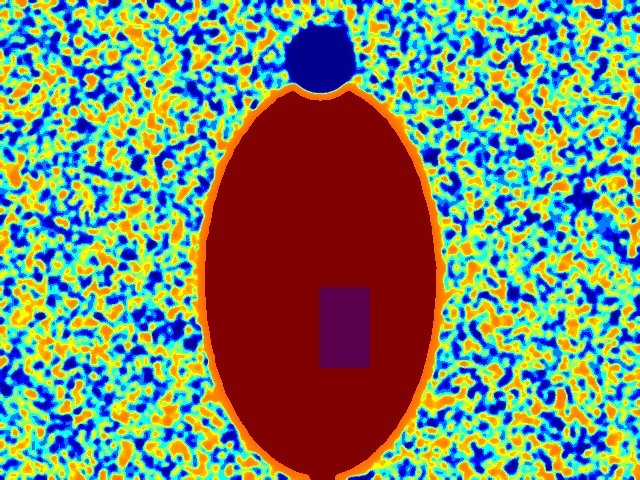
#> input picture thermal_weapon_detection/dataset/images/train/thermal_0000.jpg, 640 x 480 px, given in place of the camera
$ python precise_cold_spot_detector.py
#> lines starting #> are read from the running program, lines starting #| are printed output that depends on the picture; after the words box and inside, x2 and y2 are one past the last pixel; in counts of white or black regions, pixels touching at a corner belong together
"""
Precise Cold Spot Detector
Sharp, accurate detection with minimal spread around objects
Focus: Tight boundaries around actual metal objects blocking heat
"""

import cv2
import numpy as np

class PreciseColdSpotDetector:
    def __init__(self):
        # Stricter parameters for precise detection
        self.min_cold_area = 600          # Even larger minimum
        self.max_cold_area = 5000         # Smaller maximum
        self.edge_detection_threshold = 100  # For sharp boundaries

    def create_sharp_thermal(self, frame):
        """
        Creates thermal image with sharp edges and minimal blur
        """
        # Convert to grayscale
        gray = cv2.cvtColor(frame, cv2.COLOR_BGR2GRAY)

        # Apply bilateral filter (preserves edges while smoothing)
        bilateral = cv2.bilateralFilter(gray, 9, 75, 75)

        # Invert for heat map
        heat_map = cv2.bitwise_not(bilateral)

        # Apply CLAHE for better contrast
        clahe = cv2.createCLAHE(clipLimit=4.0, tileGridSize=(8, 8))
        heat_map = clahe.apply(heat_map)

        # Minimal blur (less spread)
        heat_map = cv2.GaussianBlur(heat_map, (7, 7), 0)  # Much smaller kernel

        # Apply thermal colormap
        thermal = cv2.applyColorMap(heat_map, cv2.COLORMAP_JET)

        return thermal, heat_map

    def detect_precise_cold_spots(self, thermal, heat_map, original):
        """
        Detects cold spots with tight, precise boundaries
        """
        # Step 1: Edge detection on original image for object boundaries
        gray = cv2.cvtColor(original, cv2.COLOR_BGR2GRAY)
        edges = cv2.Canny(gray, 50, 150)

        # Step 2: Very strict HSV-based cold detection
        hsv = cv2.cvtColor(thermal, cv2.COLOR_BGR2HSV)

        # Extremely narrow blue range (only very cold regions)
        lower_cold = np.array([110, 150, 100])  # Very strict
        upper_cold = np.array([130, 255, 255])

        cold_mask_hsv = cv2.inRange(hsv, lower_cold, upper_cold)

        # Step 3: Direct temperature threshold (sharp cutoff)
        _, cold_mask_temp = cv2.threshold(heat_map, 70, 255, cv2.THRESH_BINARY_INV)

        # Step 4: Combine both (intersection = very strict)
        cold_mask = cv2.bitwise_and(cold_mask_hsv, cold_mask_temp)

        # Step 5: Use edges to refine boundaries
        # Dilate edges slightly
        kernel_edge = cv2.getStructuringElement(cv2.MORPH_RECT, (3, 3))
        edges_dilated = cv2.dilate(edges, kernel_edge, iterations=1)

        # Use edges to constrain cold spots
        cold_mask = cv2.bitwise_and(cold_mask, cv2.bitwise_not(edges_dilated))

        # Step 6: Minimal morphology (preserve sharp edges)
        kernel_small = cv2.getStructuringElement(cv2.MORPH_ELLIPSE, (5, 5))
        cold_mask = cv2.morphologyEx(cold_mask, cv2.MORPH_OPEN, kernel_small, iterations=1)

        # Step 7: Remove very small noise
        kernel_tiny = cv2.getStructuringElement(cv2.MORPH_ELLIPSE, (3, 3))
        cold_mask = cv2.morphologyEx(cold_mask, cv2.MORPH_CLOSE, kernel_tiny, iterations=1)

        # Step 8: Erode to tighten boundaries
        kernel_erode = cv2.getStructuringElement(cv2.MORPH_ELLIPSE, (3, 3))
        cold_mask = cv2.erode(cold_mask, kernel_erode, iterations=2)

        return cold_mask, edges

    def filter_valid_obstructions(self, cold_mask, frame_shape):
        """
        Filters to keep only body-region obstructions with tight boundaries
        """
        h, w = frame_shape[:2]

        # Body region mask (tighter)
        body_mask = np.zeros((h, w), dtype=np.uint8)
        x_start = int(w * 0.25)
        x_end = int(w * 0.75)
        y_start = int(h * 0.20)
        y_end = int(h * 0.80)

        cv2.rectangle(body_mask, (x_start, y_start), (x_end, y_end), 255, -1)

        # Apply body filter
        cold_mask = cv2.bitwise_and(cold_mask, body_mask)

        return cold_mask

    def analyze_tight_spots(self, cold_mask, frame_shape):
        """
        Analyzes cold spots with strict validation
        """
        contours, _ = cv2.findContours(
            cold_mask,
            cv2.RETR_EXTERNAL,
            cv2.CHAIN_APPROX_SIMPLE
        )

        valid_spots = []
        h, w = frame_shape[:2]

        for contour in contours:
            area = cv2.contourArea(contour)

            # Strict size filter
            if not (self.min_cold_area < area < self.max_cold_area):
                continue

            # Bounding box
            x, y, width, height = cv2.boundingRect(contour)

            # Aspect ratio check
            aspect_ratio = float(width) / height if height > 0 else 0

            # Reject extreme shapes
            if aspect_ratio > 4.0 or aspect_ratio < 0.2:
                continue

            # Calculate solidity (how filled the contour is)
            hull = cv2.convexHull(contour)
            hull_area = cv2.contourArea(hull)
            solidity = area / hull_area if hull_area > 0 else 0

            # Objects should be relatively solid (not scattered pixels)
            if solidity < 0.6:  # Too scattered
                continue

            # Calculate perimeter-to-area ratio (compactness)
            perimeter = cv2.arcLength(contour, True)
            if perimeter == 0:
                continue

            compactness = (perimeter * perimeter) / (4 * np.pi * area)

            # Should not be too irregular
            if compactness > 3.0:  # Too irregular
                continue

            # Circularity check (avoid circles)
            circularity = 4 * np.pi * area / (perimeter * perimeter)
            if circularity > 0.80:  # Too circular
                continue

            # Calculate tightness score (how well-defined the boundary is)
            rect_area = width * height
            fill_ratio = area / rect_area if rect_area > 0 else 0

            # Calculate confidence
            size_score = min(area / 2500, 1.0)
            solidity_score = solidity
            shape_score = 1.0 - abs(circularity - 0.5)  # Prefer medium circularity
            tightness_score = fill_ratio

            confidence = (
                size_score * 0.25 +
                solidity_score * 0.25 +
                shape_score * 0.25 +
                tightness_score * 0.25
            )

            # Very strict confidence threshold
            if confidence < 0.70:  # Higher threshold
                continue

            # Determine location
            relative_y = (y + height/2) / h
            if relative_y < 0.35:
                location = "CHEST"
            elif relative_y < 0.55:
                location = "WAIST"
            elif relative_y < 0.75:
                location = "HIP"
            else:
                location = "THIGH"

            # Use actual contour for tighter fitting polygon
            epsilon = 0.02 * perimeter
            approx_contour = cv2.approxPolyDP(contour, epsilon, True)

            valid_spots.append({
                'bbox': (x, y, width, height),
                'contour': approx_contour,
                'confidence': confidence,
                'location': location,
                'area': area,
                'solidity': solidity
            })

        # Sort by confidence
        valid_spots.sort(key=lambda x: x['confidence'], reverse=True)

        return valid_spots

    def visualize_precise(self, original, thermal, cold_mask, spots, edges):
        """
        Clean visualization with tight boundaries
        """
        h, w = original.shape[:2]

        # Create display
        display = np.zeros((h, w*3, 3), dtype=np.uint8)

        # Panel 1: Original with tight contours
        original_annotated = original.copy()

        for spot in spots:
            contour = spot['contour']
            conf = spot['confidence']
            loc = spot['location']

            # Color based on confidence
            if conf > 0.85:
                color = (0, 0, 255)      # Red
                thickness = 3
            elif conf > 0.75:
                color = (0, 140, 255)    # Orange
                thickness = 2
            else:
                color = (0, 255, 255)    # Yellow
                thickness = 2

            # Draw tight contour (not bounding box)
            cv2.drawContours(original_annotated, [contour], -1, color, thickness)

            # Get bounding box just for label placement
            x, y, width, height = spot['bbox']

            # Label
            label = f"{conf:.0%}"
            cv2.putText(original_annotated, label, (x, y-10),
                       cv2.FONT_HERSHEY_SIMPLEX, 0.6, color, 2)

            # Location
            cv2.putText(original_annotated, loc, (x, y+height+20),
                       cv2.FONT_HERSHEY_SIMPLEX, 0.5, color, 1)

        display[:, 0:w] = original_annotated
        cv2.putText(display, "Original (Tight Detection)", (10, 30),
                   cv2.FONT_HERSHEY_SIMPLEX, 0.7, (255, 255, 255), 2)

        # Panel 2: Thermal with tight boundaries
        thermal_annotated = thermal.copy()

        for spot in spots:
            # Draw filled contour with transparency
            overlay = thermal_annotated.copy()
            cv2.drawContours(overlay, [spot['contour']], -1, (0, 0, 255), -1)
            thermal_annotated = cv2.addWeighted(thermal_annotated, 0.7, overlay, 0.3, 0)

            # Draw outline
            cv2.drawContours(thermal_annotated, [spot['contour']], -1, (255, 255, 255), 2)

        display[:, w:w*2] = thermal_annotated

        status_color = (0, 0, 255) if len(spots) > 0 else (0, 255, 0)
        cv2.putText(display, f"Thermal: {len(spots)} Obstruction(s)", (w+10, 30),
                   cv2.FONT_HERSHEY_SIMPLEX, 0.7, status_color, 2)

        # Panel 3: Precise cold mask
        cold_colored = cv2.cvtColor(cold_mask, cv2.COLOR_GRAY2BGR)
        cold_colored[cold_mask > 0] = [255, 0, 0]  # Pure blue for cold spots

        display[:, w*2:w*3] = cold_colored
        cv2.putText(display, "Precise Cold Spots", (w*2+10, 30),
                   cv2.FONT_HERSHEY_SIMPLEX, 0.7, (255, 255, 255), 2)

        return display

def main():
    """
    Main demo with precise cold spot detection
    """
    print("="*70)
    print("PRECISE COLD SPOT DETECTOR")
    print("Tight, accurate boundaries around metal objects")
    print("="*70)
    print("\n📍 Key Features:")
    print("   • Sharp edges (minimal blur)")
    print("   • Tight contours (no spread)")
    print("   • High confidence only (70%+)")
    print("   • Body region focus\n")
    print("🧪 Test Instructions:")
    print("   1. Hold metal bottle/phone FIRMLY against body")
    print("   2. Keep it pressed for 2-3 seconds")
    print("   3. Object should appear as TIGHT blue spot")
    print("   4. Move object around chest/waist area\n")
    print("⚙️  Detection Settings:")
    print("   • Min size: 600 pixels (medium objects)")
    print("   • Max size: 5000 pixels (large objects)")
    print("   • Confidence: 70%+ threshold\n")
    print("🎥 Starting webcam...")
    print("   Press 'q' to quit")
    print("   Press 's' to save screenshot\n")

    detector = PreciseColdSpotDetector()
    cap = cv2.VideoCapture(0)

    if not cap.isOpened():
        print("❌ Webcam not available")
        return

    print("✓ Detection active - Hold object against body\n")

    frame_count = 0
    detection_count = 0

    while True:
        ret, frame = cap.read()
#> frame is the input picture: shape (480, 640, 3); mean B, G, R 107.8, 133.7, 116.6
        if not ret:
            break

        frame_count += 1

        # Resize to standard size
        frame = cv2.resize(frame, (640, 480))

        # Process with precise detection
        thermal, heat_map = detector.create_sharp_thermal(frame)
#> in create_sharp_thermal, `heat_map = cv2.GaussianBlur(heat_map, (7, 7), 0)`:
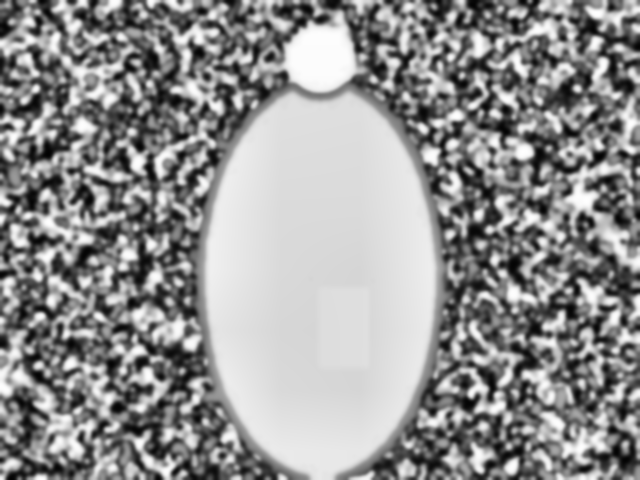
#> heat_map: shape (480, 640); min 1, max 255, mean 146.3
#> in create_sharp_thermal, `thermal = cv2.applyColorMap(heat_map, cv2.COLORMAP_JET)`:
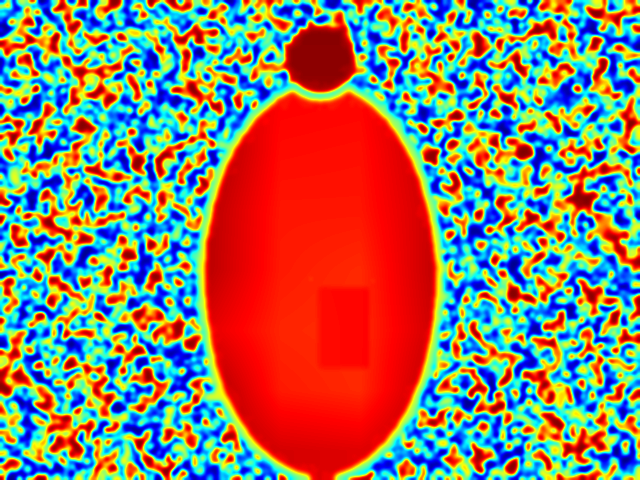
#> thermal: shape (480, 640, 3); mean B, G, R 104.5, 124.3, 143
        cold_mask, edges = detector.detect_precise_cold_spots(thermal, heat_map, frame)
#> in detect_precise_cold_spots, `edges = cv2.Canny(gray, 50, 150)`:
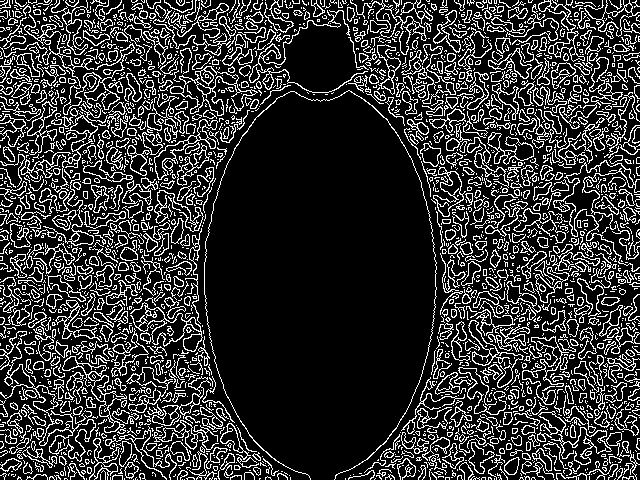
#> edges: shape (480, 640); 19.8% white in thin lines or dots
#> in detect_precise_cold_spots, `edges_dilated = cv2.dilate(edges, kernel_edge, iterations=1)`:
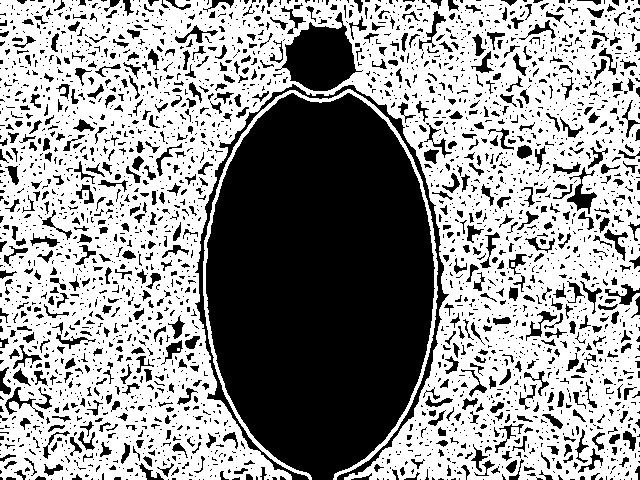
#> edges_dilated: shape (480, 640); 59.8% white; 2936 black regions (2239 under 20 px), largest, box (x1, y1, x2, y2) and area: (206, 93, 435, 480) 68518, (195, 84, 449, 480) 4277, (275, 12, 363, 91) 3658
        cold_mask = detector.filter_valid_obstructions(cold_mask, frame.shape)
#> in filter_valid_obstructions, `cold_mask = cv2.bitwise_and(cold_mask, body_mask)`:
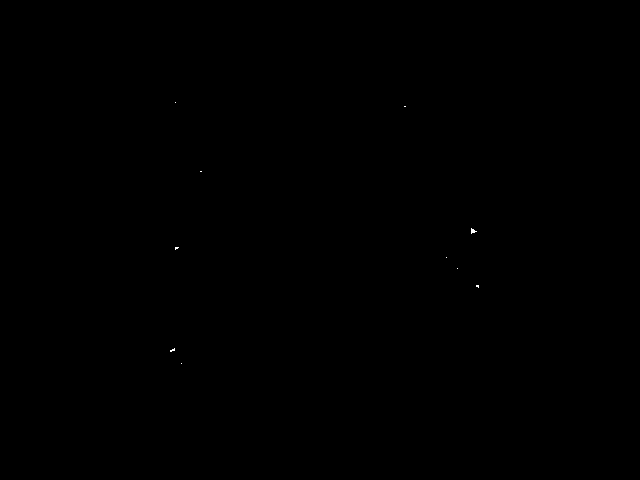
#> cold_mask: shape (480, 640); 0.02% white in thin lines or dots, all inside (x1, y1, x2, y2) = (170, 102, 479, 364)
        spots = detector.analyze_tight_spots(cold_mask, frame.shape)
#> in analyze_tight_spots, `contours, _ = cv2.findContours( cold_mask, cv2.RETR_EXTERNAL, cv2.CHAI..`: contours = 10 contours, all with area under 20
#> the loop in analyze_tight_spots, `for contour in contours:` made 10 passes
#> (contour, area) on passes 1, 4, 5, 8, 9, 10: ([[181, 363]], 0), ([[457, 268]], 0), ([[446, 257]], 0), ([[200, 171], [201, 171]], 0), ([[404, 106], [405, 106]], 0), ([[175, 102]], 0)
#> after the loop in analyze_tight_spots, `for contour in contours:`: valid_spots = []
#> spots = []

        # Visualize
        display = detector.visualize_precise(frame, thermal, cold_mask, spots, edges)
#> in visualize_precise, `cv2.putText(display, "Original (Tight Detection)", (10, 30), cv2.FONT_..`:
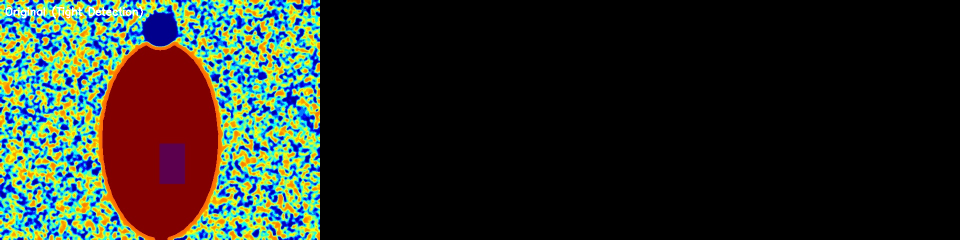
#> display: shape (480, 1920, 3) (shown at 1/2 size); mean B, G, R 36.2, 44.7, 39.2
#> in visualize_precise, `status_color = (0, 0, 255) if len(spots) > 0 else (0, 255, 0)`: status_color = (0, 255, 0)
#> in visualize_precise, `cv2.putText(display, "Precise Cold Spots", (w*2+10, 30), cv2.FONT_HERS..`:
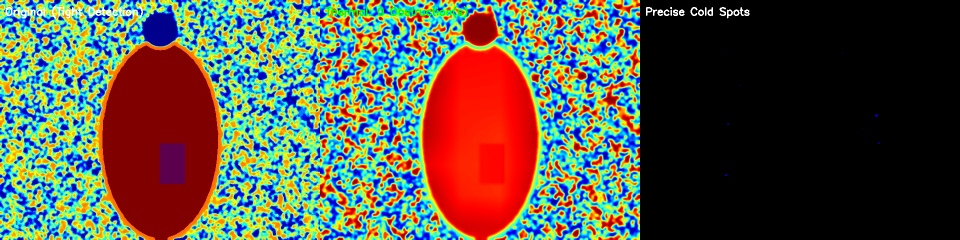
#> display: shape (480, 1920, 3) (shown at 1/2 size); mean B, G, R 71.1, 86.8, 87

        # Console feedback
        if spots:
            detection_count += 1
            spot_info = " | ".join([
                f"{s['location']} ({s['confidence']:.0%}, {s['area']:.0f}px)"
                for s in spots[:2]
            ])
            print(f"\r🎯 Frame {frame_count}: DETECTED - {spot_info}                    ",
                  end="", flush=True)
        else:
            print(f"\r⚪ Frame {frame_count}: Clear - No obstructions detected            ",
                  end="", flush=True)

        # Display
        cv2.imshow('SkyGuard - Precise Cold Spot Detection', display)

        key = cv2.waitKey(1) & 0xFF
#> (key q is pressed here)
        if key == ord('q'):
            break
        elif key == ord('s'):
            filename = f'precise_detection_{frame_count}.jpg'
            cv2.imwrite(filename, display)
            print(f"\n✓ Screenshot saved: {filename}")

    cap.release()
    cv2.destroyAllWindows()

    # Summary
    print("\n\n" + "="*70)
    print("DETECTION SUMMARY")
    print("="*70)
    print(f"Total frames processed: {frame_count}")
    print(f"Frames with detections: {detection_count}")
    print(f"Detection rate: {(detection_count/frame_count*100) if frame_count > 0 else 0:.1f}%")
    print("\n💡 Tips for better detection:")
    print("   • Press object firmly against body")
    print("   • Hold steady for 2-3 seconds")
    print("   • Position in chest/waist area")
    print("   • Use larger metal objects (phone, bottle)")
    print("="*70)

if __name__ == "__main__":
    main()

$ run again, on thermal_weapon_detection/dataset/images/train/thermal_0001.jpg
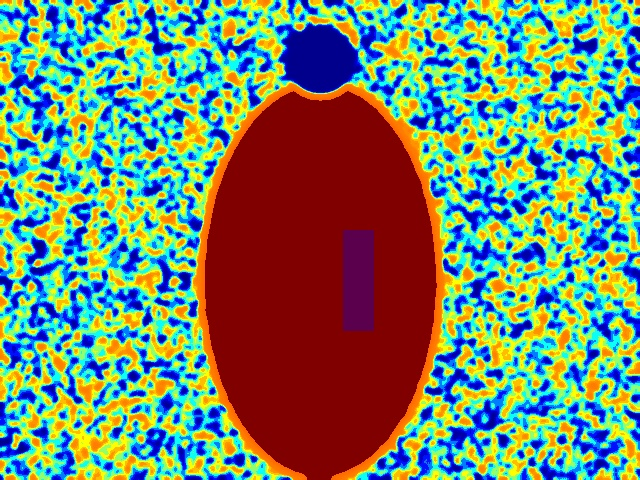
#> input picture thermal_weapon_detection/dataset/images/train/thermal_0001.jpg, 640 x 480 px, given in place of the camera
#> in main, frame is the input picture: shape (480, 640, 3); mean B, G, R 107.1, 133.1, 117
#> in detect_precise_cold_spots, `edges = cv2.Canny(gray, 50, 150)`:
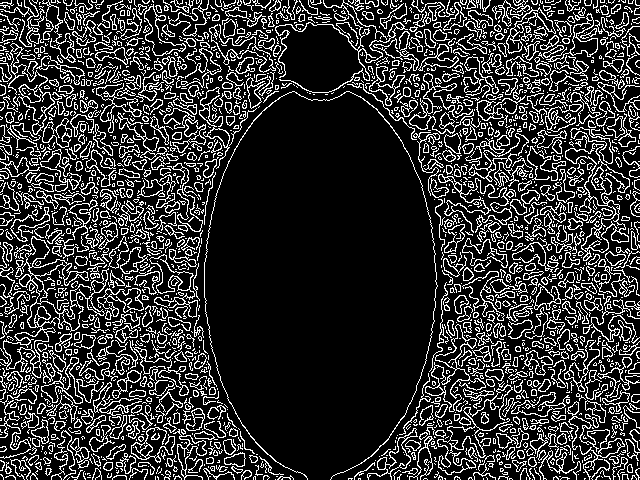
#> edges: shape (480, 640); 19.8% white in thin lines or dots
#> hsv: shape (480, 640, 3); mean H, S, V 48.9, 238.1, 247.3
#> cold_mask_hsv: shape (480, 640); 11.9% white; 462 white regions (147 under 20 px), largest, box (x1, y1, x2, y2) and area: (102, 9, 172, 98) 1041, (476, 317, 558, 380) 875, (66, 60, 126, 117) 641
#> cold_mask_temp: shape (480, 640); 17.9% white; 418 white regions (119 under 20 px), largest, box (x1, y1, x2, y2) and area: (169, 315, 218, 434) 1450, (101, 0, 174, 98) 1440, (465, 316, 559, 382) 1280
#> edges_dilated: shape (480, 640); 59.4% white; 2863 black regions (2165 under 20 px), largest, box (x1, y1, x2, y2) and area: (206, 93, 435, 480) 68514, (195, 85, 449, 480) 4343, (278, 25, 361, 91) 3754
#> body_mask: shape (480, 640); 30.2% white; 1 white region, box (x1, y1, x2, y2) and area: (160, 96, 481, 385) 92769
#> contours = 7 contours, all with area under 20
#> the loop in analyze_tight_spots, `for contour in contours:` made 7 passes
#> (contour, area) on passes 2, 3, 5, 6, 7: ([[459, 279], [458, 280], [456, 280], [459, 280]], 0.5), ([[440, 209], [440, 210]], 0), ([[193, 178], [193, 179]], 0), ([[192, 174], [192, 175]], 0), ([[462, 161]], 0)
#> after the loop in analyze_tight_spots, `for contour in contours:`: valid_spots = []
#> status_color = (0, 255, 0)
#> in visualize_precise, `cv2.putText(display, "Precise Cold Spots", (w*2+10, 30), cv2.FONT_HERS..`:
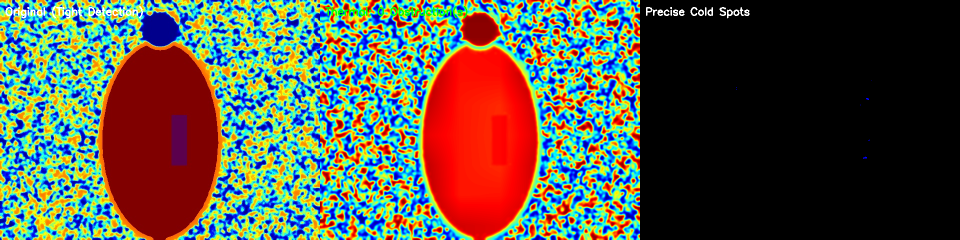
#> display: shape (480, 1920, 3) (shown at 1/2 size); mean B, G, R 70.8, 86.5, 87.3
